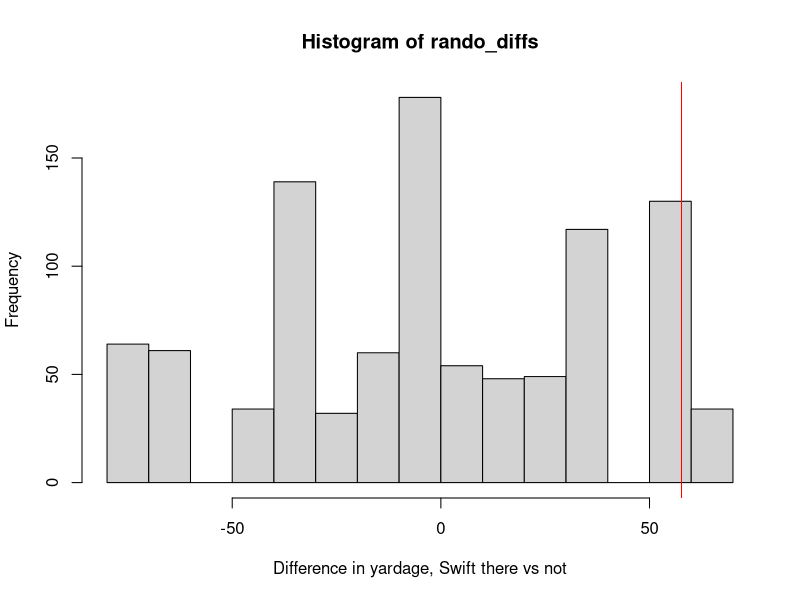

This chart was generated by the following R code:
## ---- chunk 1
datt <- read.csv("./../data/oregon_subset.csv")
## ---- chunk 2
(itt_y <- mean(datt$borrow[datt$lottery_winner == 1], na.rm = T) - 
   mean(datt$borrow[datt$lottery_winner == 0], na.rm = T))
## ---- chunk 3
sampling_var_1 <- var(datt$borrow[datt$lottery_winner == 1], na.rm = T)/
  sum(datt$lottery_winner == 1 & !is.na(datt$borrow), na.rm = T)
sampling_var_0 <- var(datt$borrow[datt$lottery_winner == 0], na.rm = T)/
  sum(datt$lottery_winner == 0 & !is.na(datt$borrow), na.rm = T)

combined_standard_error <- sqrt(sampling_var_1 + sampling_var_0)

itt_y + 1.96*c(-1, 1)*combined_standard_error
## ---- chunk 4
t_stat <- abs(itt_y)/combined_standard_error

2*(1 - pnorm(t_stat))  
## ---- chunk 5
wald_numerator <- mean(datt$borrow[datt$lottery_winner == 1], na.rm = T) -
  mean(datt$borrow[datt$lottery_winner == 0], na.rm = T)
wald_denominator <- mean(datt$enrolled[datt$lottery_winner == 1], na.rm = T) -
  mean(datt$enrolled[datt$lottery_winner == 0], na.rm = T)

(wald_estimate <- wald_numerator/wald_denominator)
## ---- chunk 6
m <- 500
walds <- rep(NA, m) 
# make a smaller version of data to speed up analysis a bit
dattX <- datt[, c("lottery_winner", "enrolled", "borrow")]
for(i in 1:m){
  dattY <- dattX[sample(1:nrow(dattX),
                        size = nrow(dattX), replace = T), ]
  wald_numerator <- mean(dattY$borrow[dattY$lottery_winner == 1], na.rm = T) -
    mean(dattY$borrow[dattY$lottery_winner == 0], na.rm = T)
  wald_denominator <- mean(dattY$enrolled[dattY$lottery_winner == 1], na.rm = T) -
    mean(dattY$enrolled[dattY$lottery_winner == 0], na.rm = T)
  walds[i] <- wald_numerator/wald_denominator
}

wald_std_error <- sd(walds)

(conf_int <- wald_estimate + 1.96*c(-1, 1)*wald_std_error)
## ---- chunk 7
t_stat <- abs(wald_estimate)/wald_std_error
2*(1 - pnorm(t_stat))  
## ---- chunk 8
dat <- read.csv("./../data/kelce.csv")
## ---- chunk 9
(actual_diff <- mean(dat$yards[dat$swift == 1]) - 
   mean(dat$yards[dat$swift == 0]))
## ---- chunk 10
#| echo: true
m <- 1000
rando_diffs <- rep(NA, m)
for(i in 1:m){
  dat$fake_swift <- sample(dat$swift)
  rando_diffs[i] <- mean(dat$yards[dat$fake_swift == 1]) - 
    mean(dat$yards[dat$fake_swift == 0])
}
## ---- chunk 11
hist(rando_diffs, xlab = "Difference in yardage, Swift there vs not")
abline(v = actual_diff, col = "red")
## ---- chunk 12
mean(rando_diffs > actual_diff)
## ---- chunk 13
mean(abs(rando_diffs) > actual_diff)
